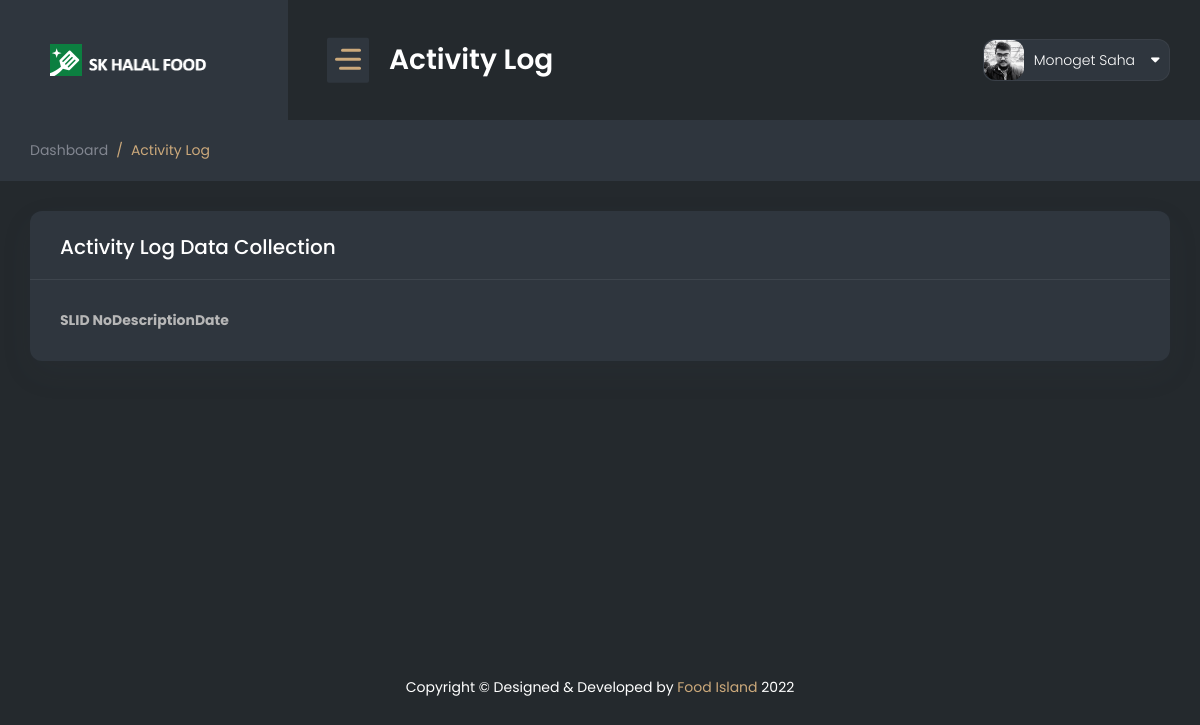
/admin/activity-log.php (signed in), run on an earlier commit of the app's database.
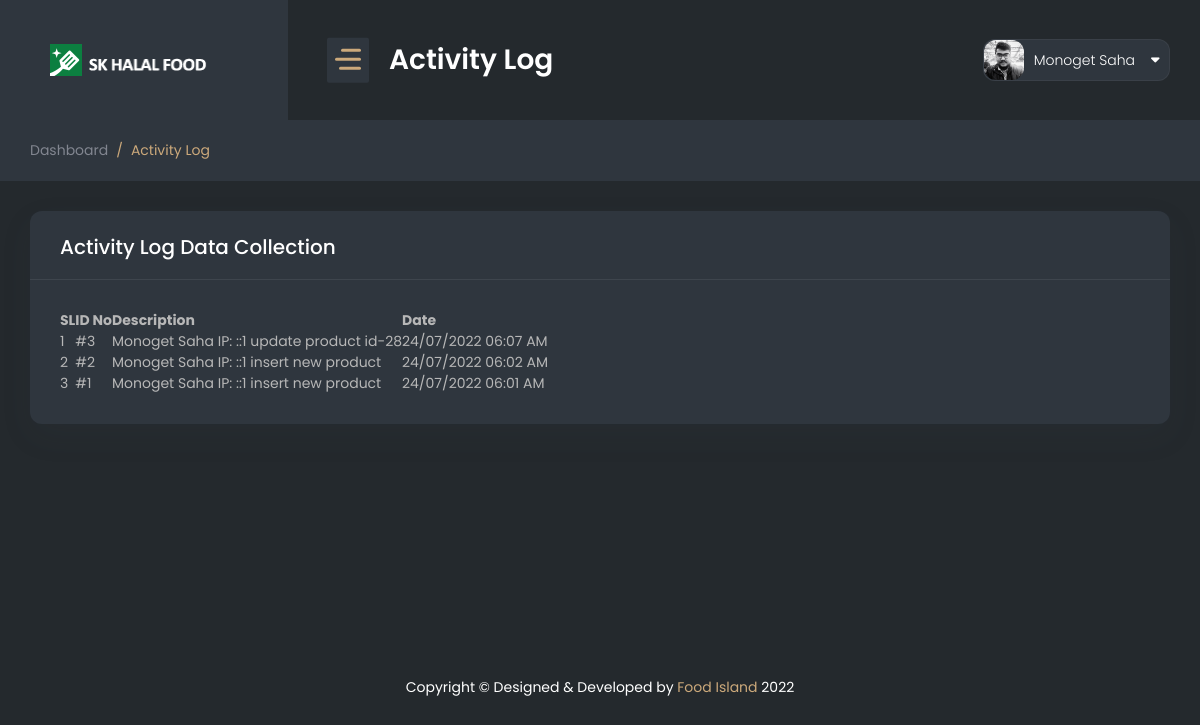
And on a later commit of the database.
### tables this page shows
CREATE TABLE `activity_log` (
  `id` int(11) NOT NULL,
  `log_text` varchar(500) NOT NULL,
  `updated_at` timestamp NOT NULL DEFAULT current_timestamp() ON UPDATE current_timestamp()
);

### includes/dbcontroller.php (called while the page is built, shortened)
<?php
class DBController {
    private $host = "localhost";
    private $user = "root";
    private $password = "";
    private $database = "restaurents";
    private $conn;
    function __construct() {
        $this->conn = $this->connectDB();
    }
    function connectDB() {
        $conn = mysqli_connect($this->host,$this->user,$this->password,$this->database);
        return $conn;
    }
    function runQuery($query) {
        $result = mysqli_query($this->conn,$query);
        while($row=mysqli_fetch_assoc($result)) {
            $resultset[] = $row;
        }
        if(!empty($resultset))
            return $resultset;
    }
    function numRows($query) {
        $result  = mysqli_query($this->conn,$query);
        $rowcount = mysqli_num_rows($result);
        return $rowcount;
    }
}

### admin/activity-log.php (the view, shortened to what this page needs)
<?php
require_once("../includes/dbcontroller.php");
$db_handle = new DBController();
?>
<!DOCTYPE html>
<html lang="en">
<head>
    <?php require_once('include/css.php'); ?>
</head>
<body>
<div id="main-wrapper">
    <div class="nav-header">
        <a href="dashboard.php" class="brand-logo">
            <img class="logo-abbr" src="public/images/logo_icon.png" alt="">
            <img class="brand-title" src="public/images/logo_text.png" alt="">
        </a>
        <div class="nav-control">
            <div class="hamburger">
                <span class="line"></span><span class="line"></span><span class="line"></span>
            </div>
        </div>
    </div>
    <div class="header">
        <div class="header-content">
            <nav class="navbar navbar-expand">
                <div class="collapse navbar-collapse justify-content-between">
                    <div class="header-left">
                        <div class="dashboard_bar">
                            Activity Log
                        </div>
                    </div>
                    <?php require_once('include/header.php'); ?>
                </div>
            </nav>
        </div>
    </div>
    <div class="content-body">
        <div class="container-fluid">
            <div class="page-titles">
                <ol class="breadcrumb">
                    <li class="breadcrumb-item"><a href="javascript:void(0)">Dashboard</a></li>
                    <li class="breadcrumb-item active"><a href="javascript:void(0)">Activity Log</a></li>
                </ol>
            </div>
            <div class="row">
                <div class="col-12">
                    <div class="card">
                        <div class="card-header">
                            <h4 class="card-title">Activity Log Data Collection</h4>
                        </div>
                        <div class="card-body">
                            <div class="table-responsive">
                                <table id="example4" class="display min-w850">
                                    <thead>
                                    <tr>
                                        <th>SL</th>
                                        <th>ID No</th>
                                        <th>Description</th>
                                        <th>Date</th>
                                    </tr>
                                    </thead>
                                    <tbody>
                                    <?php
                                    $log_data = $db_handle->runQuery("SELECT * FROM activity_log order by id desc");
                                    $row_count = $db_handle->numRows("SELECT * FROM activity_log order by id desc");
                                    for ($i = 0; $i < $row_count; $i++) {
                                        ?>
                                        <tr>
                                            <td><?php echo $i + 1; ?></td>
                                            <td>#<?php echo $log_data[$i]["id"]; ?></td>
                                            <td><?php echo $log_data[$i]["log_text"]; ?></td>
                                            <td><?php
                                                $datetime = new DateTime($log_data[$i]["updated_at"]);
                                                $la_time = new DateTimeZone('America/New_York');
                                                $datetime->setTimezone($la_time);
                                                echo $datetime->format('d/m/Y h:i A'); ?></td>
                                        </tr>
                                        <?php
                                    }
                                    ?>
                                    </tbody>
                                </table>
                            </div>
                        </div>
                    </div>
                </div>
            </div>
        </div>
    </div>
    <?php require_once('include/footer.php'); ?>
</div>
</body>
</html>

What changed in the data, as far as the page shows it:
added activity_log: id "3", log_text "Monoget Saha IP: ::1 update product id-28", updated_at "24/07/2022 06:07 AM"
added activity_log: id "2", log_text "Monoget Saha IP: ::1 insert new product", updated_at "24/07/2022 06:02 AM"
added activity_log: id "1", log_text "Monoget Saha IP: ::1 insert new product", updated_at "24/07/2022 06:01 AM"
